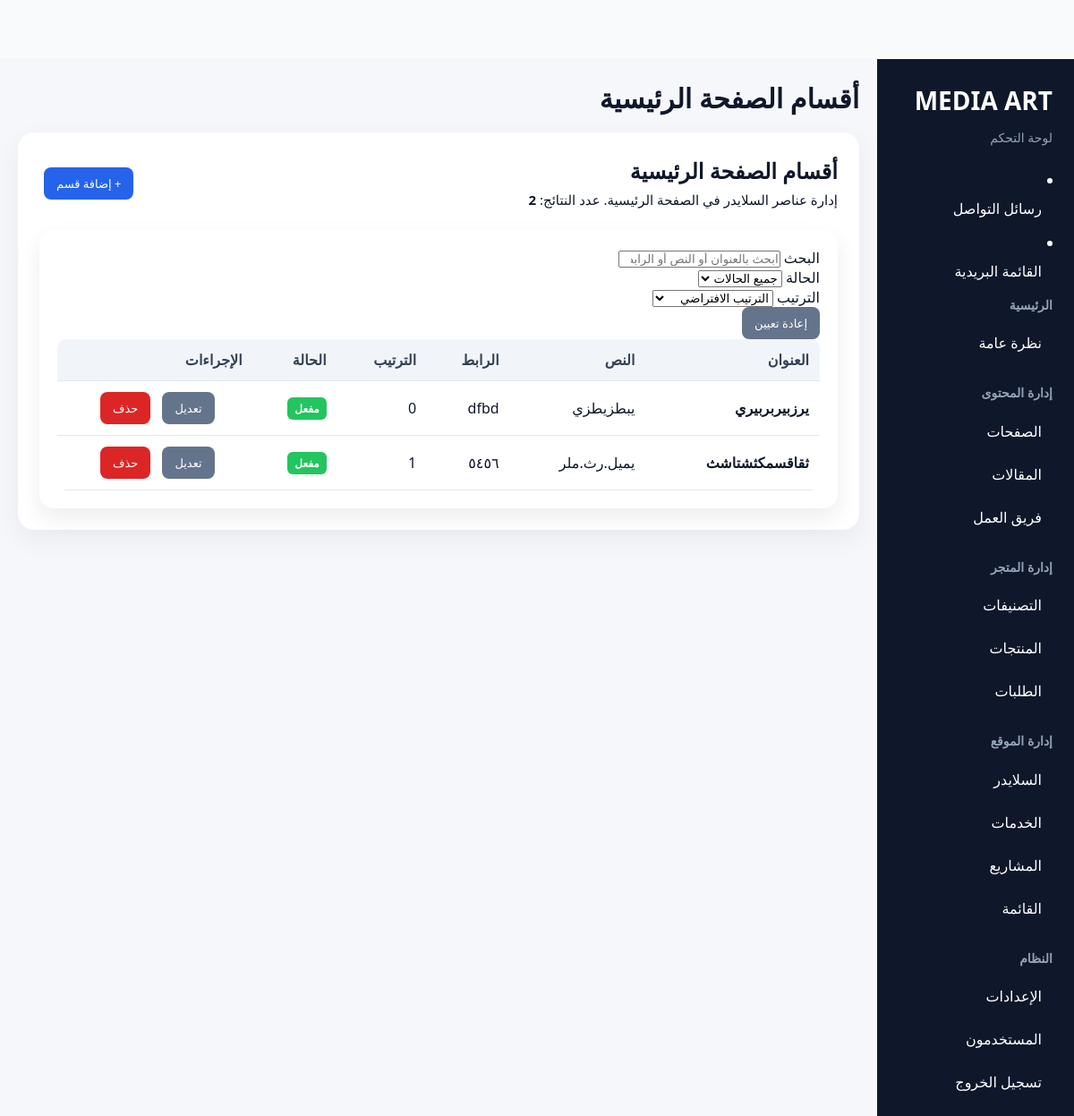
The app's page /dash770813890/home-sections (signed in) with its own data.
### app/models/home_section.py (models this page shows, shortened)
class HomeSection(db.Model):
    __tablename__ = "home_sections"
    id = db.Column(db.Integer, primary_key=True)
    title = db.Column(db.String(200), nullable=True)
    subtitle = db.Column(db.Text, nullable=True)
    button_text = db.Column(db.String(100), nullable=True)
    title_ar = db.Column(db.String(200))
    subtitle_ar = db.Column(db.Text)
    button_text_ar = db.Column(db.String(100))
    title_en = db.Column(db.String(200))
    subtitle_en = db.Column(db.Text)
    button_text_en = db.Column(db.String(100))
    title_ja = db.Column(db.String(200))
    subtitle_ja = db.Column(db.Text)
    button_text_ja = db.Column(db.String(100))
    button_link = db.Column(db.String(255), nullable=True)
    image = db.Column(db.String(255), nullable=True)
    display_order = db.Column(db.Integer, default=0)
    is_active = db.Column(db.Boolean, default=True)

### app/routes/admin.py (the view)
@admin_bp.route("/home-sections")
@admin_required
def home_sections_list():
    sections = HomeSection.query.order_by(HomeSection.display_order.asc()).all()
    return render_template("admin/home_sections_list.html", sections=sections)

### app/routes/admin.py (called while the page is built)
def admin_required(view):
    @wraps(view)
    @login_required
    def wrapped_view(*args, **kwargs):
        if current_user.role != "admin":
            logout_user()
            flash("ليس لديك صلاحية للوصول إلى لوحة الإدارة.", "error")
            return redirect(url_for("auth.login"))
        return view(*args, **kwargs)
    return wrapped_view

### app/templates/admin/home_sections_list.html (shortened to what this page needs)
{% extends "admin/base.html" %}
{% block admin_page_title %}أقسام الصفحة الرئيسية{% endblock %}
{% block content %}
<div class="admin-page-head">
    <div>
        <h2>أقسام الصفحة الرئيسية</h2>
        <p>
            إدارة عناصر السلايدر في الصفحة الرئيسية.
            عدد النتائج:
            <strong id="homeSectionsResultsCount">{{ sections|length }}</strong>
        </p>
    </div>
    <div class="admin-actions">
        <a
            href="{{ url_for('admin.create_home_section') }}"
            class="admin-btn admin-btn-primary"
        >
            + إضافة قسم
        </a>
    </div>
</div>
<div class="page-card">
    <div class="admin-filters">
        <div class="admin-filter-group admin-filter-search">
            <label for="homeSectionSearch">البحث</label>
            <input
                type="search"
                id="homeSectionSearch"
                class="admin-input"
                placeholder="ابحث بالعنوان أو النص أو الرابط..."
                autocomplete="off"
            >
        </div>
        <div class="admin-filter-group">
            <label for="homeSectionStatusFilter">الحالة</label>
            <select id="homeSectionStatusFilter" class="admin-select">
                <option value="">جميع الحالات</option>
            </select>
        </div>
        <div class="admin-filter-group">
            <label for="homeSectionOrderFilter">الترتيب</label>
            <select id="homeSectionOrderFilter" class="admin-select">
                <option value="">الترتيب الافتراضي</option>
            </select>
        </div>
        <div class="admin-filter-group admin-filter-button">
            <button
                type="button"
                id="resetHomeSectionFilters"
                class="admin-btn admin-btn-secondary"
            >
                إعادة تعيين
            </button>
        </div>
    </div>
    <div class="admin-table-wrapper">
        <table class="admin-table">
            <thead>
                <tr>
                    <th>العنوان</th>
                    <th>النص</th>
                    <th>الرابط</th>
                    <th>الترتيب</th>
                    <th>الحالة</th>
                    <th>الإجراءات</th>
                </tr>
            </thead>
            <tbody id="homeSectionsTableBody">
                {% for section in sections %}
                {% set section_status = 'active' if section.is_active else 'inactive' %}
                {% set section_title = section.title if section.title else '' %}
                {% set section_subtitle = section.subtitle if section.subtitle else '' %}
                {% set section_link = section.button_link if section.button_link else '' %}
                {% set section_order = section.display_order if section.display_order is not none else 0 %}
                <tr
                    class="home-section-row"
                    data-title="{{ section_title|lower }}"
                    data-subtitle="{{ section_subtitle|lower }}"
                    data-link="{{ section_link|lower }}"
                    data-status="{{ section_status }}"
                    data-order="{{ section_order }}"
                >
                    <td>
                        <strong>{{ section.title or "-" }}</strong>
                    </td>
                    <td>
                        {{ (section.subtitle or "-")[:80] }}
                    </td>
                    <td>
                        {{ section.button_link or "-" }}
                    </td>
                    <td>
                        {{ section.display_order or 0 }}
                    </td>
                    <td>
                        {% if section.is_active %}
                            <span class="status-badge status-completed">
                                مفعل
                            </span>
                        {% else %}
                            <span class="status-badge status-unpaid">
                                مخفي
                            </span>
                        {% endif %}
                    </td>
                    <td>
                        <div class="admin-actions">
                            <a
                                href="{{ url_for('admin.edit_home_section', id=section.id) }}"
                                class="admin-btn admin-btn-secondary"
                            >
                                تعديل
                            </a>
                            <a
                                href="{{ url_for('admin.delete_home_section', id=section.id) }}"
                                onclick="return confirm('هل أنت متأكد من حذف هذا القسم؟')"
                                class="admin-btn admin-btn-danger"
                            >
                                حذف
                            </a>
                        </div>
                    </td>
                </tr>
                {% endfor %}
            </tbody>
        </table>
    </div>
</div>
{% endblock %}

### app/static/css/admin.css (style rules this page uses)
body { margin: 0; font-family: system-ui, sans-serif; background: #f8fafc; color: #0f172a; direction: rtl; }
.page-card { background: white; padding: 24px; border-radius: 16px; box-shadow: 0 10px 25px rgba(15,23,42,0.08); overflow-x: auto; }
.admin-page-head { display: flex; justify-content: space-between; align-items: center; gap: 12px; margin-bottom: 20px; }
.admin-btn { display: inline-flex; align-items: center; justify-content: center; padding: 9px 14px; border-radius: 8px; text-decoration: none; border: none; cursor: pointer; white-space: nowrap; }
.admin-btn-primary { background: #2563eb; color: white; }
.admin-btn-danger { background: #dc2626; color: white; }
.admin-table { width: 100%; border-collapse: collapse; min-width: 720px; }
.admin-table th, .admin-table td { padding: 12px; border-bottom: 1px solid #e2e8f0; text-align: right; }
.form-control, input, textarea, select { max-width: 100%; box-sizing: border-box; }
.admin-actions { display: flex; align-items: center; justify-content: center; gap: 8px; white-space: nowrap; }
.page-card { width: 100%; max-width: none; padding: 20px; box-sizing: border-box; overflow-x: auto; }
.admin-table { width: 100%; }
.admin-table-wrapper { width: 100%; overflow-x: auto; }

### app/static/css/parts/legacy.css (style rules this page uses)
html, body { width: 100%; overflow-x: hidden; }
body { margin: 0; font-family: 'Cairo', sans-serif; background: #f8fafc; color: #0f172a; }
:root { --primary: #2563eb; --primary-dark: #1d4ed8; --dark: #0f172a; --muted: #475569; --soft: #f8fafc; --card-shadow: 0 14px 40px rgba(15, 23, 42, 0.08); --card-shadow-hover: 0 22px 50px rgba(15, 23, 42, 0.14); --radius-lg: 22px; --radius-md: 16px; }
.admin-table { width: 100%; border-collapse: collapse; }
.admin-table th, .admin-table td { padding: 14px 12px; border-bottom: 1px solid #e2e8f0; text-align: right; }
.admin-table th { background: #f8fafc; color: #334155; font-weight: 700; }
.admin-actions { display: flex; gap: 8px; flex-wrap: wrap; }
.admin-btn { display: inline-block; text-decoration: none; border: none; cursor: pointer; padding: 10px 14px; border-radius: 10px; font-size: 14px; font-family: inherit; }
.admin-btn-primary { background: #2563eb; color: #ffffff; }
.admin-btn-secondary { background: #e2e8f0; color: #0f172a; }
.admin-btn-danger { background: #dc2626; color: #ffffff; }
.admin-page-head { display: flex; justify-content: space-between; align-items: center; gap: 15px; margin-bottom: 20px; flex-wrap: wrap; }
.status-badge { display: inline-block; padding: 6px 10px; border-radius: 999px; font-size: 12px; font-weight: bold; }
.status-completed { background: #dcfce7; color: #166534; }
.page-card { background: #fff; border-radius: 12px; padding: 20px; box-shadow: 0 4px 20px rgba(0,0,0,0.05); }
.admin-table th, .admin-table td { padding: 12px; border-bottom: 1px solid #eee; text-align: right; }
.admin-table th { background: #f1f5f9; }
.admin-btn { padding: 6px 12px; border-radius: 6px; text-decoration: none; font-size: 13px; }
.admin-btn-primary { background: #2563eb; color: #fff; }
.admin-btn-secondary { background: #64748b; color: #fff; }
.admin-btn-danger { background: #dc2626; color: #fff; }
.status-badge { padding: 4px 8px; border-radius: 6px; font-size: 12px; }
.status-completed { background: #22c55e; color: #fff; }
.admin-btn { padding: 8px 14px; border-radius: 8px; text-decoration: none; font-size: 13px; display: inline-block; margin-left: 5px; }
.admin-btn-primary { background: #2563eb; color: white; }
.admin-btn-secondary { background: #64748b; color: white; }
.admin-table { width: 100%; border-collapse: collapse; background: white; border-radius: 10px; overflow: hidden; }
.admin-table th { background: #f1f5f9; padding: 12px; text-align: right; }
.admin-table td { padding: 12px; border-bottom: 1px solid #eee; }
.page-card { background: white; padding: 20px; border-radius: 12px; box-shadow: 0 4px 20px rgba(0,0,0,0.05); }

### app/static/css/parts/final-shop.css (style rules this page uses)
:root { --shop-header-offset: 72px; }
:root { --global-header-height: 66px; }
body { padding-top: var(--global-header-height); }

### app/static/css/parts/final-home.css (style rules this page uses)
* { margin: 0; padding: 0; box-sizing: border-box; }
h1, h2, h3, p { line-height: 1.6; word-break: break-word; }
p { font-size: 15px; line-height: 1.8; }
html { scroll-behavior: smooth; }

### records on screen
HomeSection: title "يرزبيربربيري", subtitle "يبطزيطزي", button_link "dfbd", display_order "0", is_active "مفعل"
HomeSection: title "ثقاقسمكثشتاشث", subtitle "يميل.رث.ملر", button_link "٥٤٥٦", display_order "1", is_active "مفعل"

### other values on screen
{{ sections|length }} "2"
